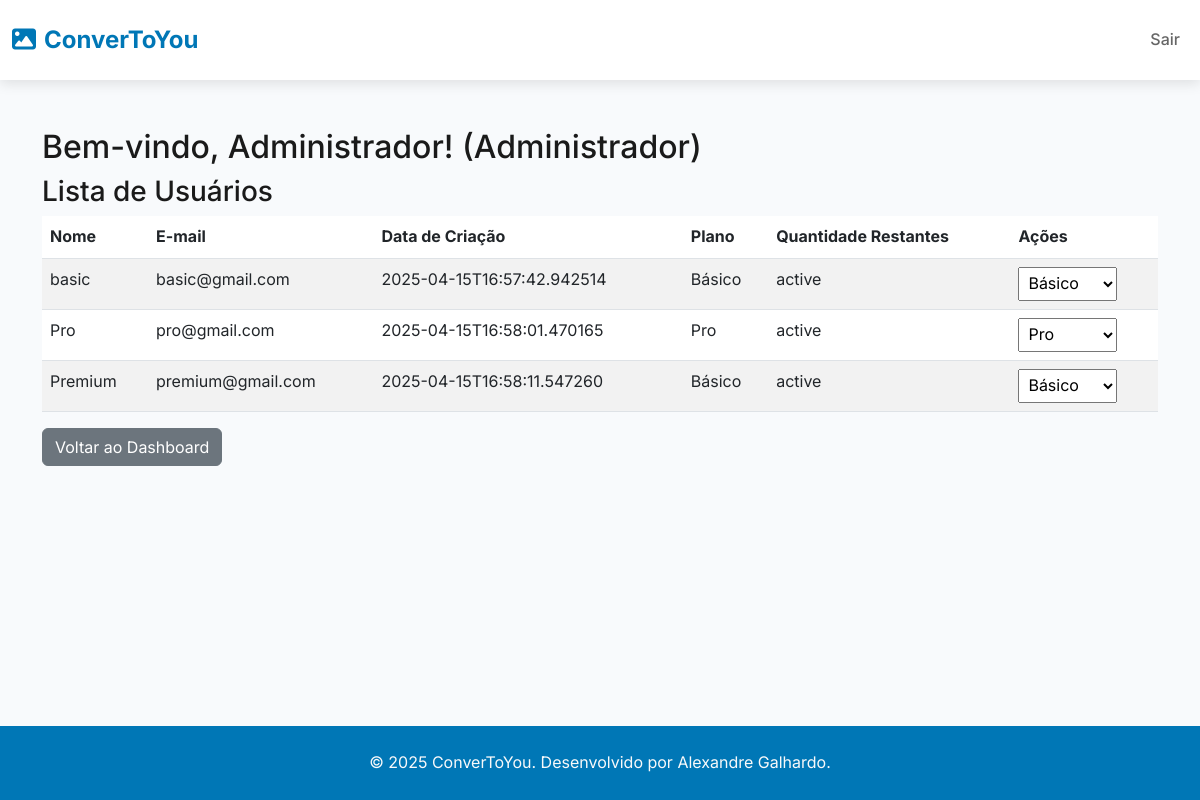
Screenshot of /admin_dashboard (signed in) with the database file from the repository.
### tables this page shows
CREATE TABLE users (
            email TEXT PRIMARY KEY,
            name TEXT NOT NULL,
            password_hash TEXT NOT NULL,
            created_at TEXT NOT NULL,
            plan_name TEXT NOT NULL DEFAULT 'Básico',
            plan_status TEXT NOT NULL DEFAULT 'active'
        );

### WEBSITE/app.py (the view)
@app.route('/admin_dashboard')
def admin_dashboard():
    if 'user_email' not in session:
        flash('Faça login para acessar o dashboard.', 'warning')
        return redirect(url_for('login'))
    if not is_admin(session['user_email']):
        flash('Acesso restrito a administradores.', 'danger')
        return redirect(url_for('dashboard'))
    user_name = get_user_name(session['user_email'])
    users = get_all_users()
    return render_template('admin/admin_dashboard.html', user_name=user_name, users=users)

### WEBSITE/database.py (called while the page is built)
def get_user_name(email):
    conn = sqlite3.connect(DATABASE)
    cursor = conn.cursor()
    cursor.execute('SELECT name FROM users WHERE email = ?', (email,))
    result = cursor.fetchone()
    conn.close()
    return result[0] if result else 'Usuário Desconhecido'

def is_admin(email):
    return email == 'admin@admin.com'

def get_all_users():
    conn = sqlite3.connect(DATABASE)
    cursor = conn.cursor()
    cursor.execute('SELECT email, name, created_at, plan_name, plan_status FROM users WHERE email != ?', ('admin@admin.com',))
    users = cursor.fetchall()
    conn.close()
    return [{'email': email, 'name': name, 'created_at': created_at, 'plan_name': plan_name, 'plan_status': plan_status}
            for email, name, created_at, plan_name, plan_status in users]

### WEBSITE/templates/admin/admin_dashboard.html (shortened to what this page needs)
{% extends "base.html" %}
{% block content %}
<h2>Bem-vindo, {{ user_name }}! (Administrador)</h2>
<h3>Lista de Usuários</h3>
<table class="table table-striped">
    <thead>
        <tr>
            <th>Nome</th>
            <th>E-mail</th>
            <th>Data de Criação</th>
            <th>Plano</th>
            <th>Quantidade Restantes</th>
            <th>Ações</th>
        </tr>
    </thead>
    <tbody>
        {% for user in users %}
        <tr>
            <td>{{ user.name }}</td>
            <td>{{ user.email }}</td>
            <td>{{ user.created_at }}</td>
            <td>{{ user.plan_name }}</td>
            <td>{{ user.plan_status }}</td>
            <td>
                <form action="{{ url_for('update_plan') }}" method="POST" style="display: inline;">
                    <select name="plan_name" onchange="this.form.submit()" style="padding: 5px;">
                        <option value="Básico" {% if user.plan_name == 'Básico' %}selected{% endif %}>Básico</option>
                        <option value="Pro" {% if user.plan_name == 'Pro' %}selected{% endif %}>Pro</option>
                    </select>
                </form>
            </td>
        </tr>
        {% endfor %}
    </tbody>
</table>
<a href="{{ url_for('dashboard') }}" class="btn btn-secondary">Voltar ao Dashboard</a>
{% endblock %}

### WEBSITE/templates/base.html (shortened to what this page needs)
<!DOCTYPE html>
<html lang="pt-BR">
<head>
    <link href="https://cdn.jsdelivr.net/npm/bootstrap@5.3.0/dist/css/bootstrap.min.css" rel="stylesheet">
    <link rel="stylesheet" href="https://cdnjs.cloudflare.com/ajax/libs/font-awesome/6.4.2/css/all.min.css">
    <link rel="stylesheet" href="{{ url_for('static', filename='css/styles.css') }}">
</head>
<body>
    {% block navbar %}
    <nav class="navbar navbar-expand-lg">
        <div class="container-fluid">
            <a class="navbar-brand" href="{{ url_for('index') }}"><i class="fas fa-image me-2"></i>ConverToYou</a>
            <div class="collapse navbar-collapse" id="navbarNav">
                <ul class="navbar-nav ms-auto">
                    {% if session.user_email %}
                        <li class="nav-item">
                            <a class="nav-link" href="{{ url_for('logout') }}">Sair</a>
                        </li>
                    {% endif %}
                </ul>
            </div>
        </div>
    </nav>
    {% endblock %}
    <div class="container mt-5">
        {% block content %}
        {% endblock %}
    </div>
    <footer class="footer mt-auto py-4">
        <div class="container text-center">
            <p class="text-light mb-0">&copy; 2025 ConverToYou. Desenvolvido por Alexandre Galhardo.</p>
        </div>
    </footer>
</body>
</html>

### WEBSITE/static/css/styles.css (style rules this page uses)
:root { --primary-color: #0077b6; --secondary-color: #90e0ef; --text-dark: #1a1a1a; --text-light: #666; --background-light: #f8fafc; --white: #ffffff; --shadow: 0 4px 12px rgba(0, 0, 0, 0.1); --transition: all 0.3s ease; }
* { margin: 0; padding: 0; box-sizing: border-box; font-family: 'Inter', sans-serif; }
body { background-color: var(--background-light); color: var(--text-dark); line-height: 1.6; display: flex; flex-direction: column; min-height: 100vh; }
.navbar { background-color: var(--white); box-shadow: var(--shadow); padding: 1rem 0; }
.navbar-brand { font-weight: 700; color: var(--primary-color) !important; font-size: 1.5rem; }
.nav-link { color: var(--text-light) !important; font-weight: 500; transition: var(--transition); }
.footer { background-color: var(--primary-color); }

### rows the page displays
users: name "Administrador"
users: name "basic", email "basic@gmail.com", created_at "2025-04-15T16:57:42.942514", plan_name "Básico", plan_status "active"
users: name "Pro", email "pro@gmail.com", created_at "2025-04-15T16:58:01.470165", plan_name "Pro", plan_status "active"
users: name "Premium", email "premium@gmail.com", created_at "2025-04-15T16:58:11.547260", plan_name "Básico", plan_status "active"
